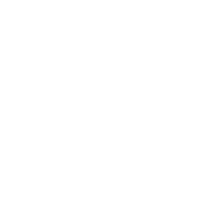
Frame 1 (no input)
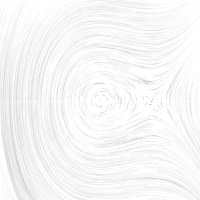
Frame 60 (no input)
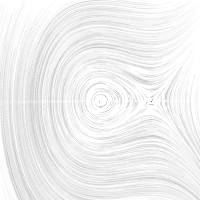
Frame 120 (the mouse pressed at the canvas centre since frame 60)

The p5.js sketch that drew these frames (run headless with seeded random() and noise() and a simulated clock; from frame 60 on, the mouse is pressed at the canvas centre):

// p5.js sketch
// ── sketch.js
var scl = 2;        // Resolution of Phase plane
var rows, cols;     
var particles = []; // Array to store particles
var flowfield = []; // Array to store flow field
var nParticles = 1000; // Number of particles




function setup() {
  createCanvas(200, 200);   // Canvas size
  cols= floor(width/scl);   
  rows= floor(height/scl);
  
  cent = createVector(cols/2,rows/2);   // Center of the canvas
  xlim = 1; // X range = -xlim..xlim
  ylim = 1; // Y rane  = -ylim..ylim
  
  // Scale multiplier to transform to required coordinate system
  xscl = 2*xlim/cols;
  yscl = 2*ylim/rows;
  
  flowfield = new Array(cols*rows); // Empty flow field array
   
  for (var i=0; i< nParticles; i++){
    particles[i] = new Particle();
  }
  
  getFlowField(cols,rows,cent,xlim,ylim);
}




// Dynamical system. 
// Edit following two functions
function dX(x,y){
    return y;
}
function dY(x,y){
    return 2*x*x - x + 0.01*(1 - x*x)*y;
}




// Function to generate flowfield
function getFlowField(cols,rows,cent,xlim,ylim){
    for (var y = 0; y < rows; y++) {
    
        for (var x = 0; x < cols; x++) {
        
            var index = x + y *cols;
            var xpos = xscl*(x - cent.x);
            var ypos = yscl*(y - cent.y);
            
            
            var xdot = dX(xpos,ypos);
            var ydot = dY(xpos,ypos);
            
            var c = 1; // To slow down or speed up the flow 
            
            var v = createVector(c*xdot,c*ydot);
            flowfield[index] = v;
  
        }
    }
}


function draw() {
     //background(255);
      
      // Uncomment following lines to view flowfields
        //stroke(0,50);
        //push();
        //translate(x*scl,y*scl);
        //rotate(v.heading());
        //strokeWeight(1);
        //line(0,0,scl,0);
        //pop();
    
    
  
  
  // Updating particle positions
  for (var i=0; i< nParticles; i++){
    particles[i].update();
    particles[i].show();
    particles[i].edges();
    particles[i].follow(flowfield);
  }
  

  //noLoop();
}


function mouseClicked() {
   background(255);
   for (var i=0; i< nParticles; i++){
    particles[i] = new Particle();
  }
}

// ── particle.js


function Particle() {
 this.pos = createVector(random(width),random(height));
 this.vel = createVector(0,0);
 
 this.prevPos = this.pos.copy();
 
 this.update = function() {
     this.pos.add(this.vel);
}


this.follow = function(vectors) {
    var x = floor(this.pos.x/scl);
    var y = floor(this.pos.y/scl);
    
    var index = x + y*cols;
    this.vel = vectors[index];
}




this.show = function(){
    stroke(0,5);
    strokeWeight(1);
    //point(this.pos.x,this.pos.y);
    line(this.pos.x,this.pos.y,this.prevPos.x,this.prevPos.y);
    this.updatePrev();
}

this.updatePrev = function() {
    this.prevPos.x = this.pos.x;
    this.prevPos.y = this.pos.y;
}

this.edges = function() {
 
    
if (this.pos.x > width) {
     this.pos.x = random(width);
     this.pos.y = random(height);
     this.updatePrev();
 }
 if (this.pos.x < 0) {
     this.pos.x = width;
     this.pos.x = random(width);
     this.pos.y = random(height);
     this.updatePrev();
 }
 if (this.pos.y > height) {
     this.pos.y = 0;   
     this.pos.x = random(width);
     this.pos.y = random(height);
     this.updatePrev();
 }
 if (this.pos.y < 0) {
     this.pos.y = height;
     this.pos.x = random(width);
     this.pos.y = random(height);
     this.updatePrev();
 }
 
 // Randomly replace the point if the velocity is close to zero
 // Dont know why, but makes the simulation very slow
 //if (mag(this.vel) < 0.000000001 ){
   //  this.pos.x = random(width);
     //this.pos.y = random(height);
    // this.updatePrev(); 
//}
}

}
